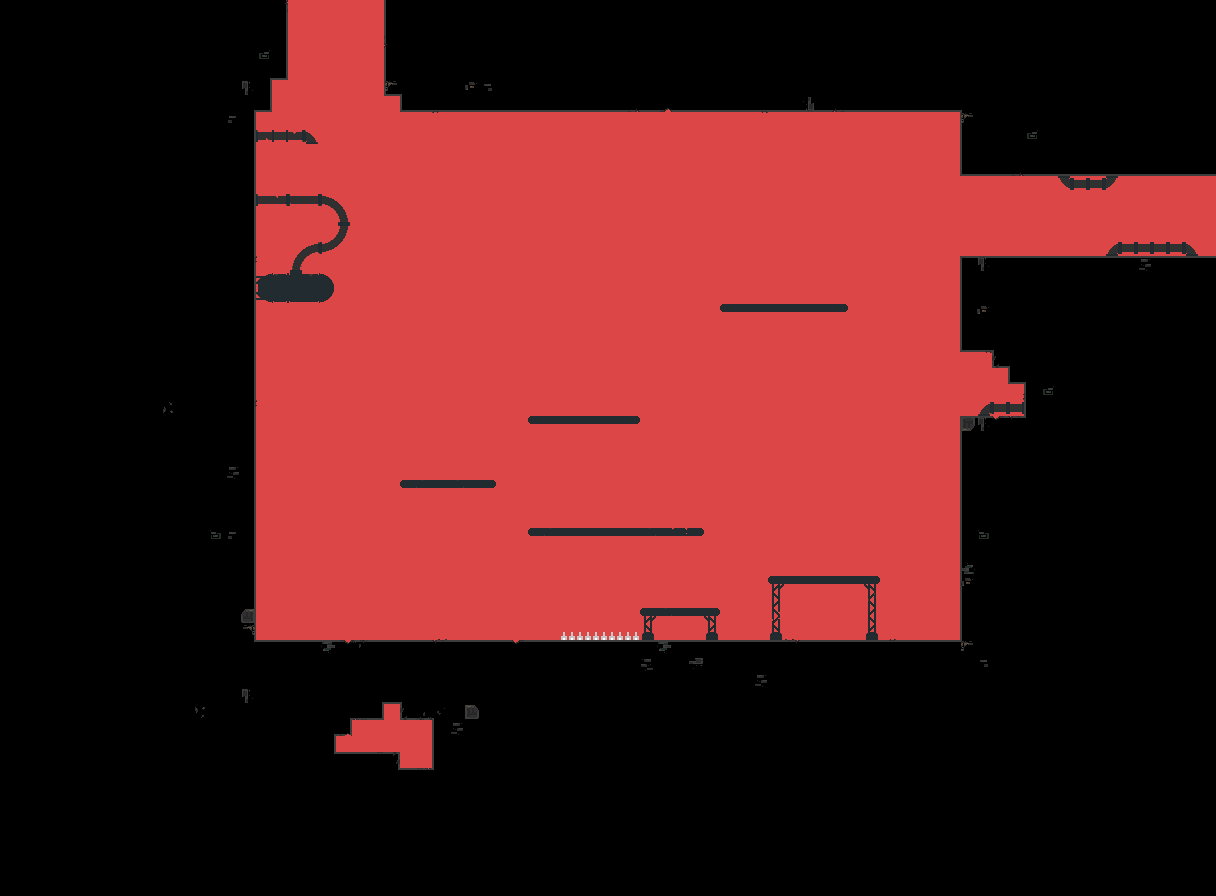

This is a level from a 2D game, rendered from its Tiled map with the project's own tilesets. A one-line summary and the map file follow, with tile-layer data summarised:
An orthogonal 76x56 tile map with 16x16 px tiles, 13 tile layers (background1, background, miasma, midground, ...), 8 hidden layers not drawn, 2 tilesets.

<map version="1.4" tiledversion="1.4.3" orientation="orthogonal" renderorder="right-down" width="76" height="56" tilewidth="16" tileheight="16" infinite="0" nextlayerid="29" nextobjectid="1">
 <tileset firstgid="1" source="../../.tileset_resources/industry_tileset_colored.tsx" />
 <tileset firstgid="1161" source="../../.tileset_resources/industry_tileset_white.tsx" />
 <group id="22" name="Background">
  <layer id="1" name="background1" width="76" height="56">
   <data>[4256 cells, 0 non-empty, 0 distinct tile ids]</data>
  </layer>
  <layer id="2" name="background" width="76" height="56">
   <data>[4256 cells, 44 non-empty, 11 distinct tile ids]</data>
  </layer>
  <layer id="23" name="miasma" width="76" height="56" tintcolor="#32ffffff">
   <data>[4256 cells, 4256 non-empty, 1 distinct tile ids]</data>
  </layer>
 </group>
 <group id="21" name="Midground" offsetx="-1" offsety="12">
  <layer id="3" name="midground" width="76" height="56" offsetx="1" offsety="4">
   <data>[4256 cells, 0 non-empty, 0 distinct tile ids]</data>
  </layer>
  <layer id="8" name="midground1" width="76" height="56" offsetx="1" offsety="4">
   <data>[4256 cells, 45 non-empty, 44 distinct tile ids]</data>
  </layer>
  <layer id="24" name="miasma" width="76" height="56" tintcolor="#32ffffff">
   <data>[4256 cells, 4256 non-empty, 1 distinct tile ids]</data>
  </layer>
 </group>
 <group id="20" name="Frontground">
  <layer id="6" name="frontground" width="76" height="56">
   <data>[4256 cells, 6 non-empty, 2 distinct tile ids]</data>
  </layer>
  <layer id="7" name="frontground1" width="76" height="56">
   <data>[4256 cells, 164 non-empty, 13 distinct tile ids]</data>
  </layer>
  <layer id="18" name="frontground2" width="76" height="56">
   <data>[4256 cells, 37 non-empty, 15 distinct tile ids]</data>
  </layer>
  <layer id="25" name="miasma" width="76" height="56" tintcolor="#32ffffff">
   <data>[4256 cells, 4256 non-empty, 1 distinct tile ids]</data>
  </layer>
 </group>
 <group id="19" name="Foreground">
  <layer id="17" name="foreground1" width="76" height="56">
   <data>[4256 cells, 3 non-empty, 2 distinct tile ids]</data>
  </layer>
  <layer id="5" name="foreground" width="76" height="56">
   <data>[4256 cells, 2768 non-empty, 58 distinct tile ids]</data>
  </layer>
  <layer id="28" name="foreground2" width="76" height="56">
   <data>[4256 cells, 33 non-empty, 8 distinct tile ids]</data>
  </layer>
 </group>
 <group id="15" name="Entities" visible="0">
  <layer id="26" name="hitable_colliders" width="76" height="56" tintcolor="#640064">
   <data>[4256 cells, 5 non-empty, 1 distinct tile ids]</data>
  </layer>
  <layer id="27" name="damage_colliders" width="76" height="56" tintcolor="#c80064">
   <data>[4256 cells, 5 non-empty, 1 distinct tile ids]</data>
  </layer>
  <layer id="16" name="level_transition" width="76" height="56" tintcolor="#0000fe">
   <data>[4256 cells, 45 non-empty, 1 distinct tile ids]</data>
  </layer>
  <layer id="11" name="player" width="76" height="56" tintcolor="#0000ff">
   <data>[4256 cells, 2 non-empty, 1 distinct tile ids]</data>
  </layer>
  <layer id="13" name="water" width="76" height="56" tintcolor="#00fe00">
   <data>[4256 cells, 0 non-empty, 0 distinct tile ids]</data>
  </layer>
  <layer id="10" name="collisions" width="76" height="56" tintcolor="#00ff00">
   <data>[4256 cells, 2719 non-empty, 4 distinct tile ids]</data>
  </layer>
  <layer id="14" name="flying_enemies" width="76" height="56" tintcolor="#fe0000">
   <data>[4256 cells, 4 non-empty, 2 distinct tile ids]</data>
  </layer>
  <layer id="12" name="enemies" width="76" height="56" tintcolor="#ff0000">
   <data>[4256 cells, 6 non-empty, 1 distinct tile ids]</data>
  </layer>
 </group>
</map>